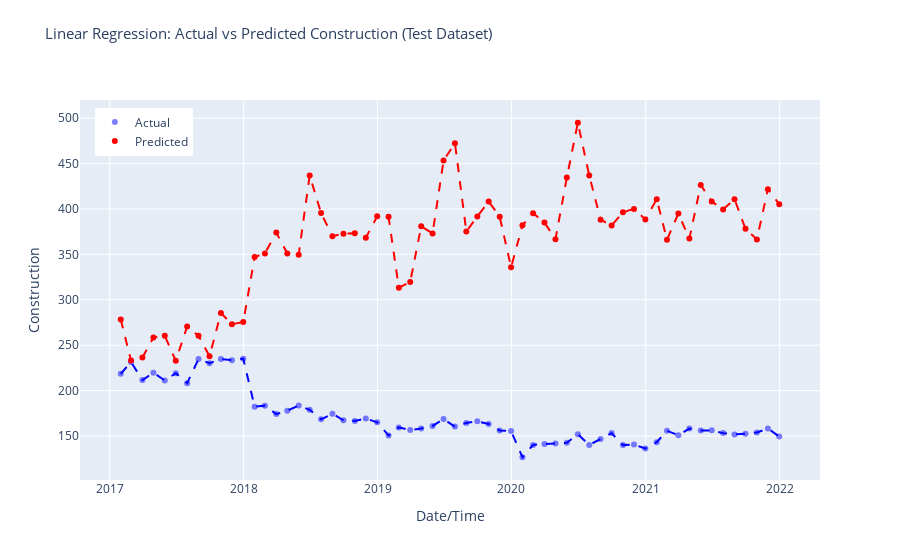

The notebook cell saved with this chart:
### Code cell
# Make predictions on the test dataset
predictions = pycr.predict_model(model_tuned, data = test_data)

r2 = r2_score(predictions['Construction'], predictions['prediction_label'])
print('R-squared (R2) Score:', r2)

# Sort predictions DataFrame by index
predictions.sort_index(inplace=True)

# Create Plotly figure
fig = make_subplots(rows=1, cols=1, shared_xaxes=True, shared_yaxes=True)

# Add scatter plot for actual values
fig.add_trace(go.Scatter(x=predictions.index, y=predictions['Construction'],
                         mode='markers', marker=dict(color='blue', opacity=0.5),
                         name='Actual'), row=1, col=1)

# Add scatter plot for predicted values
fig.add_trace(go.Scatter(x=predictions.index, y=predictions['prediction_label'],
                         mode='markers', marker=dict(color='red'),
                         name='Predicted'), row=1, col=1)

# Add lines for sorted actual values
fig.add_trace(go.Scatter(x=predictions.index, y=predictions['Construction'].sort_index(),
                         mode='lines', line=dict(color='blue', dash='dash'),
                         showlegend=False), row=1, col=1)

# Add lines for sorted predicted values
fig.add_trace(go.Scatter(x=predictions.index, y=predictions['prediction_label'].sort_index(),
                         mode='lines', line=dict(color='red', dash='dash'),
                         showlegend=False), row=1, col=1)

fig.update_layout(title_text='Linear Regression: Actual vs Predicted Construction (Test Dataset)',
                  title_font_size=15, title_y=0.95, 
                  xaxis_title='Date/Time', yaxis_title='Construction',
                  legend=dict(x=0.02, y=0.98),
                  grid=dict(rows=1, columns=1, ygap=0.2))

# Show interactive plot
fig.show()
